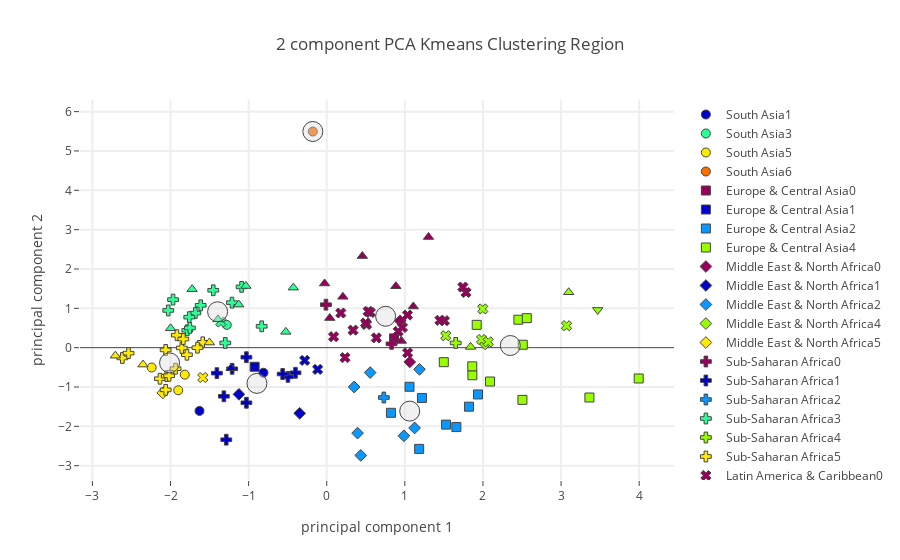

Here is the notebook cell this chart was saved with:
### Code cell
plot_plotly(protein_group_merged_stunting_ow_master_df,"Region",region_centers_health,7,"Health + Foods",'')

### Figure 1 — Plotly figure (JSON) as saved in the notebook; plotly's stock layout.template omitted (floating-point values rounded to 4 significant figures)
{"data": [{"marker": {"color": "rgb(150,0,90)", "line": {"width": 1}, "size": 9, "symbol": 0}, "mode": "markers", "name": "South Asia0", "text": [], "type": "scatter", "uid": "94b007f3-b7f9-4085-8ddd-cac2cb3bc46c", "x": [], "y": []}, {"marker": {"color": "rgb(0,0,200)", "line": {"width": 1}, "size": 9, "symbol": 0}, "mode": "markers", "name": "South Asia1", "text": ["Afghanistan", "Pakistan"], "type": "scatter", "uid": "951d576d-afe1-4bb4-a922-05b72e4582da", "x": [-1.629, -0.81], "y": [-1.608, -0.637]}, {"marker": {"color": "rgb(10,152,255)", "line": {"width": 1}, "size": 9, "symbol": 0}, "mode": "markers", "name": "South Asia2", "text": [], "type": "scatter", "uid": "029c8d26-f0ca-439c-9f9f-fc352287e2bb", "x": [], "y": []}, {"marker": {"color": "rgb(44,255,150)", "line": {"width": 1}, "size": 9, "symbol": 0}, "mode": "markers", "name": "South Asia3", "text": ["Sri Lanka"], "type": "scatter", "uid": "c75740a6-7c1a-448e-9f5e-941d55dcf0a9", "x": [-1.28], "y": [0.5799]}, {"marker": {"color": "rgb(151,255,0)", "line": {"width": 1}, "size": 9, "symbol": 0}, "mode": "markers", "name": "South Asia4", "text": [], "type": "scatter", "uid": "a4c5df56-5d57-4343-b15e-a5253d0ce6a6", "x": [], "y": []}, {"marker": {"color": "rgb(255,234,0)", "line": {"width": 1}, "size": 9, "symbol": 0}, "mode": "markers", "name": "South Asia5", "text": ["Bangladesh", "India", "Nepal"], "type": "scatter", "uid": "c69efa21-b936-43dc-896a-2ef87bc8f078", "x": [-2.241, -1.817, -1.901], "y": [-0.5048, -0.6863, -1.083]}, {"marker": {"color": "rgb(255,111,0)", "line": {"width": 1}, "size": 9, "symbol": 0}, "mode": "markers", "name": "South Asia6", "text": ["Maldives"], "type": "scatter", "uid": "714e0e13-096e-48b9-a449-e562e0622ad1", "x": [-0.1782], "y": [5.495]}, {"marker": {"color": "rgb(150,0,90)", "line": {"width": 1}, "size": 9, "symbol": 1}, "mode": "markers", "name": "Europe & Central Asia0", "text": ["Republic of Moldova"], "type": "scatter", "uid": "6922d255-b296-4a28-8dec-3a5c8a47eaf0", "x": [0.8618], "y": [0.2355]}, {"marker": {"color": "rgb(0,0,200)", "line": {"width": 1}, "size": 9, "symbol": 1}, "mode": "markers", "name": "Europe & Central Asia1", "text": ["Tajikistan"], "type": "scatter", "uid": "73c57f7c-31af-4839-ac8d-9cb16ddddb7e", "x": [-0.9231], "y": [-0.4854]}, {"marker": {"color": "rgb(10,152,255)", "line": {"width": 1}, "size": 9, "symbol": 1}, "mode": "markers", "name": "Europe & Central Asia2", "text": ["Azerbaijan", "Bosnia and Herzegovina", "Georgia", "Kyrgyzstan", "Romania", "Turkey", "Turkmenistan", "Uzbekistan"], "type": "scatter", "uid": "1b5fee3e-2208-450d-9443-5d432681d395", "x": [1.183, 1.821, 1.66, 1.06, 1.937, 1.528, 1.219, 0.8219], "y": [-2.573, -1.5, -2.018, -0.9944, -1.189, -1.956, -1.279, -1.656]}, {"marker": {"color": "rgb(44,255,150)", "line": {"width": 1}, "size": 9, "symbol": 1}, "mode": "markers", "name": "Europe & Central Asia3", "text": [], "type": "scatter", "uid": "6f3b3409-a6be-4ea5-a564-428c11958019", "x": [], "y": []}, {"marker": {"color": "rgb(151,255,0)", "line": {"width": 1}, "size": 9, "symbol": 1}, "mode": "markers", "name": "Europe & Central Asia4", "text": ["Albania", "Armenia", "Belarus", "Bulgaria", "Czechia", "Germany", "Kazakhstan", "Montenegro", "Serbia", "Republic of North Macedonia", "Ukraine"], "type": "scatter", "uid": "c47a8b0c-ea4e-46b1-ba3d-c6b803b7e438", "x": [3.363, 2.091, 2.454, 1.865, 1.92, 2.561, 2.51, 3.994, 1.863, 1.499, 2.505], "y": [-1.267, -0.8608, 0.7105, -0.7013, 0.5804, 0.7503, 0.07444, -0.783, -0.4745, -0.3689, -1.327]}, {"marker": {"color": "rgb(255,234,0)", "line": {"width": 1}, "size": 9, "symbol": 1}, "mode": "markers", "name": "Europe & Central Asia5", "text": [], "type": "scatter", "uid": "6cc8ae55-1b7d-484b-b744-f48b91e224ae", "x": [], "y": []}, {"marker": {"color": "rgb(255,111,0)", "line": {"width": 1}, "size": 9, "symbol": 1}, "mode": "markers", "name": "Europe & Central Asia6", "text": [], "type": "scatter", "uid": "6a980ab3-9c55-41e3-9a77-f09ca5c6072b", "x": [], "y": []}, {"marker": {"color": "rgb(150,0,90)", "line": {"width": 1}, "size": 9, "symbol": 2}, "mode": "markers", "name": "Middle East & North Africa0", "text": ["Oman", "Saudi Arabia"], "type": "scatter", "uid": "2d736ba7-8f4c-4739-8a1f-84cc6e68be53", "x": [0.9397, 1.063], "y": [0.6818, -0.3642]}, {"marker": {"color": "rgb(0,0,200)", "line": {"width": 1}, "size": 9, "symbol": 2}, "mode": "markers", "name": "Middle East & North Africa1", "text": ["Djibouti", "Iraq"], "type": "scatter", "uid": "629baced-ed60-440d-bbd3-d66a13d177ad", "x": [-1.124, -0.3461], "y": [-1.186, -1.669]}, {"marker": {"color": "rgb(10,152,255)", "line": {"width": 1}, "size": 9, "symbol": 2}, "mode": "markers", "name": "Middle East & North Africa2", "text": ["Algeria", "Egypt", "Iran (Islamic Republic of)", "Jordan", "Lebanon", "Morocco", "Tunisia"], "type": "scatter", "uid": "31940ce7-33bd-406c-806e-fe1f891eab8b", "x": [0.988, 0.4355, 0.3506, 0.5563, 1.187, 0.395, 1.125], "y": [-2.24, -2.738, -0.9991, -0.633, -0.5512, -2.172, -2.041]}, {"marker": {"color": "rgb(44,255,150)", "line": {"width": 1}, "size": 9, "symbol": 2}, "mode": "markers", "name": "Middle East & North Africa3", "text": [], "type": "scatter", "uid": "2e0d95d3-94c3-406c-8f14-e3aca3b46ec2", "x": [], "y": []}, {"marker": {"color": "rgb(151,255,0)", "line": {"width": 1}, "size": 9, "symbol": 2}, "mode": "markers", "name": "Middle East & North Africa4", "text": ["Kuwait"], "type": "scatter", "uid": "1bee54e3-9aaf-4279-8d3a-e5933d898674", "x": [2.029], "y": [0.09389]}, {"marker": {"color": "rgb(255,234,0)", "line": {"width": 1}, "size": 9, "symbol": 2}, "mode": "markers", "name": "Middle East & North Africa5", "text": ["Yemen"], "type": "scatter", "uid": "5a907dfb-7639-47f7-87d8-2d423d011ba7", "x": [-2.099], "y": [-1.149]}, {"marker": {"color": "rgb(255,111,0)", "line": {"width": 1}, "size": 9, "symbol": 2}, "mode": "markers", "name": "Middle East & North Africa6", "text": [], "type": "scatter", "uid": "57eeeeb7-cd1b-42fe-a673-9d5fba0cec60", "x": [], "y": []}, {"marker": {"color": "rgb(150,0,90)", "line": {"width": 1}, "size": 9, "symbol": 3}, "mode": "markers", "name": "Sub-Saharan Africa0", "text": ["Gabon", "Mauritius"], "type": "scatter", "uid": "1bc16209-b173-46b1-b08a-f4315c801d06", "x": [-0.00999, 0.8297], "y": [1.093, 0.09742]}, {"marker": {"color": "rgb(0,0,200)", "line": {"width": 1}, "size": 9, "symbol": 3}, "mode": "markers", "name": "Sub-Saharan Africa1", "text": ["Botswana", "Burkina Faso", "Gambia", "Kenya", "Lesotho", "Mali", "Mauritania", "Eswatini", "Zimbabwe"], "type": "scatter", "uid": "e40fe62c-0218-4051-9055-c6128decadb8", "x": [-0.3999, -1.317, -1.406, -1.028, -1.286, -1.028, -0.4965, -0.5644, -1.211], "y": [-0.6384, -1.236, -0.6479, -0.2425, -2.34, -1.401, -0.7427, -0.67, -0.5367]}, {"marker": {"color": "rgb(10,152,255)", "line": {"width": 1}, "size": 9, "symbol": 3}, "mode": "markers", "name": "Sub-Saharan Africa2", "text": ["South Africa"], "type": "scatter", "uid": "9a67a8a8-a0b5-4f1e-99d4-616c2410bad2", "x": [0.7311], "y": [-1.267]}, {"marker": {"color": "rgb(44,255,150)", "line": {"width": 1}, "size": 9, "symbol": 3}, "mode": "markers", "name": "Sub-Saharan Africa3", "text": ["Angola", "Benin", "Central African Republic", "Congo", "Côte d'Ivoire", "Ghana", "Namibia", "Rwanda", "Sao Tome and Principe", "Senegal", "Sierra Leone", "Uganda"], "type": "scatter", "uid": "2f7216bc-fb71-40f2-9e71-d130c596bd4a", "x": [-1.682, -1.785, -1.967, -1.09, -1.76, -1.453, -0.8327, -2.029, -1.213, -1.299, -1.752, -1.613], "y": [0.8798, 0.4422, 1.222, 1.545, 0.7755, 1.459, 0.5429, 0.9464, 1.144, 0.1201, 0.5024, 1.077]}, {"marker": {"color": "rgb(151,255,0)", "line": {"width": 1}, "size": 9, "symbol": 3}, "mode": "markers", "name": "Sub-Saharan Africa4", "text": ["Sudan"], "type": "scatter", "uid": "5c23fa50-689b-4232-8ba0-d643395570bb", "x": [1.651], "y": [0.1204]}, {"marker": {"color": "rgb(255,234,0)", "line": {"width": 1}, "size": 9, "symbol": 3}, "mode": "markers", "name": "Sub-Saharan Africa5", "text": ["Cameroon", "Chad", "Ethiopia", "Guinea", "Guinea-Bissau", "Liberia", "Madagascar", "Malawi", "Mozambique", "Niger", "Nigeria", "Togo", "United Republic of Tanzania", "Zambia"], "type": "scatter", "uid": "db2b3bbd-4612-4d3a-b655-6e8c1dab9292", "x": [-1.587, -2.135, -2.062, -1.79, -1.655, -1.918, -2.616, -2.048, -2.062, -2.018, -2.538, -1.856, -1.836, -1.935], "y": [0.1363, -0.7897, -1.072, -0.1801, -0.0003974, 0.3176, -0.2618, -0.724, -0.05744, -0.7139, -0.1392, -0.006796, 0.2185, -0.5347]}, {"marker": {"color": "rgb(255,111,0)", "line": {"width": 1}, "size": 9, "symbol": 3}, "mode": "markers", "name": "Sub-Saharan Africa6", "text": [], "type": "scatter", "uid": "2b9a3ef3-202c-4a88-bfc4-6c7b70e3438a", "x": [], "y": []}, {"marker": {"color": "rgb(150,0,90)", "line": {"width": 1}, "size": 9, "symbol": 4}, "mode": "markers", "name": "Latin America & Caribbean0", "text": ["Barbados", "Belize", "Bolivia (Plurinational State of)", "Colombia", "Costa Rica", "Dominican Republic", "Ecuador", "El Salvador", "Guyana", "Jamaica", "Mexico", "Panama", "Peru", "Saint Lucia", "Suriname", "Trinidad and Tobago", "Venezuela (Bolivarian Republic of)"], "type": "scatter", "uid": "edb5d273-6ec6-4205-9f06-329d438b2ae8", "x": [1.783, 0.3369, 0.6352, 0.5584, 1.507, 0.5301, 0.5094, 0.2343, 0.4978, 1.034, 1.035, 0.9149, 0.08766, 1.743, 0.1804, 1.449, 0.9693], "y": [1.404, 0.4458, 0.2486, 0.8943, 0.685, 0.9246, 0.5888, -0.2521, 0.6285, 0.8288, -0.1313, 0.4126, 0.2794, 1.541, 0.8808, 0.6957, 0.5141]}, {"marker": {"color": "rgb(0,0,200)", "line": {"width": 1}, "size": 9, "symbol": 4}, "mode": "markers", "name": "Latin America & Caribbean1", "text": ["Honduras", "Nicaragua"], "type": "scatter", "uid": "697616ad-7b95-4dde-ab5b-30278d5d8e7a", "x": [-0.2824, -0.1164], "y": [-0.3243, -0.5526]}, {"marker": {"color": "rgb(10,152,255)", "line": {"width": 1}, "size": 9, "symbol": 4}, "mode": "markers", "name": "Latin America & Caribbean2", "text": [], "type": "scatter", "uid": "30ddab75-614c-45b4-9b12-85d069ae6e22", "x": [], "y": []}, {"marker": {"color": "rgb(44,255,150)", "line": {"width": 1}, "size": 9, "symbol": 4}, "mode": "markers", "name": "Latin America & Caribbean3", "text": ["Haiti"], "type": "scatter", "uid": "d2af876f-b849-4138-9ea1-7e1ac4bbc1e6", "x": [-1.355], "y": [0.6523]}, {"marker": {"color": "rgb(151,255,0)", "line": {"width": 1}, "size": 9, "symbol": 4}, "mode": "markers", "name": "Latin America & Caribbean4", "text": ["Argentina", "Brazil", "Chile", "Paraguay", "Uruguay"], "type": "scatter", "uid": "d2dae3d5-de76-4e7e-a2e3-17a7c2d4f4a6", "x": [3.07, 1.997, 1.982, 1.524, 2.067], "y": [0.5579, 0.9849, 0.2082, 0.3043, 0.1477]}, {"marker": {"color": "rgb(255,234,0)", "line": {"width": 1}, "size": 9, "symbol": 4}, "mode": "markers", "name": "Latin America & Caribbean5", "text": ["Guatemala"], "type": "scatter", "uid": "93394f45-7630-435c-a05e-5b6750785e37", "x": [-1.587], "y": [-0.7588]}, {"marker": {"color": "rgb(255,111,0)", "line": {"width": 1}, "size": 9, "symbol": 4}, "mode": "markers", "name": "Latin America & Caribbean6", "text": [], "type": "scatter", "uid": "76d36760-58a1-4475-9a53-8068779a45a9", "x": [], "y": []}, {"marker": {"color": "rgb(150,0,90)", "line": {"width": 1}, "size": 9, "symbol": 5}, "mode": "markers", "name": "East Asia & Pacific0", "text": ["Brunei Darussalam", "China", "Fiji", "Japan", "Malaysia", "Republic of Korea", "Samoa", "Thailand"], "type": "scatter", "uid": "ba796439-2f20-45e8-9f3b-39e8f1f3f05e", "x": [1.109, 0.9558, 0.2066, 0.4562, -0.02738, 0.8848, 1.303, 0.03895], "y": [1.046, 0.172, 1.293, 2.329, 1.632, 1.561, 2.813, 0.7529]}, {"marker": {"color": "rgb(0,0,200)", "line": {"width": 1}, "size": 9, "symbol": 5}, "mode": "markers", "name": "East Asia & Pacific1", "text": ["Indonesia"], "type": "scatter", "uid": "5544cb46-19e9-4f15-85eb-2bd1be132e77", "x": [-1.224], "y": [-0.5226]}, {"marker": {"color": "rgb(10,152,255)", "line": {"width": 1}, "size": 9, "symbol": 5}, "mode": "markers", "name": "East Asia & Pacific2", "text": [], "type": "scatter", "uid": "0f72d669-c48b-4767-a5d0-86dc7f870929", "x": [], "y": []}, {"marker": {"color": "rgb(44,255,150)", "line": {"width": 1}, "size": 9, "symbol": 5}, "mode": "markers", "name": "East Asia & Pacific3", "text": ["Cambodia", "Kiribati", "Myanmar", "Philippines", "Solomon Islands", "Vanuatu", "Viet Nam"], "type": "scatter", "uid": "64fdfa0f-d400-4746-824f-b177464ff38a", "x": [-1.999, -0.4276, -1.127, -1.392, -1.724, -1.035, -0.5235], "y": [0.4925, 1.526, 1.096, 0.719, 1.486, 1.568, 0.4022]}, {"marker": {"color": "rgb(151,255,0)", "line": {"width": 1}, "size": 9, "symbol": 5}, "mode": "markers", "name": "East Asia & Pacific4", "text": ["Australia", "Mongolia"], "type": "scatter", "uid": "77536cd3-6b1b-427b-8571-07abbec90925", "x": [3.098, 1.842], "y": [1.409, 0.01944]}, {"marker": {"color": "rgb(255,234,0)", "line": {"width": 1}, "size": 9, "symbol": 5}, "mode": "markers", "name": "East Asia & Pacific5", "text": ["Democratic People's Republic of Korea", "Lao People's Democratic Republic", "Timor-Leste"], "type": "scatter", "uid": "19e33351-7951-4fb9-bb93-aac1836f214b", "x": [-1.502, -2.352, -2.706], "y": [0.1303, -0.4297, -0.2039]}, {"marker": {"color": "rgb(255,111,0)", "line": {"width": 1}, "size": 9, "symbol": 5}, "mode": "markers", "name": "East Asia & Pacific6", "text": [], "type": "scatter", "uid": "5e70568f-5798-414a-92f4-cf495a2460cf", "x": [], "y": []}, {"marker": {"color": "rgb(150,0,90)", "line": {"width": 1}, "size": 9, "symbol": 6}, "mode": "markers", "name": "North America0", "text": [], "type": "scatter", "uid": "2bee8874-b992-4b28-b135-5da2235db94d", "x": [], "y": []}, {"marker": {"color": "rgb(0,0,200)", "line": {"width": 1}, "size": 9, "symbol": 6}, "mode": "markers", "name": "North America1", "text": [], "type": "scatter", "uid": "1a24fbba-f037-41ed-b974-26377576ab3e", "x": [], "y": []}, {"marker": {"color": "rgb(10,152,255)", "line": {"width": 1}, "size": 9, "symbol": 6}, "mode": "markers", "name": "North America2", "text": [], "type": "scatter", "uid": "a383e5ec-a435-44d9-9470-730369cda315", "x": [], "y": []}, {"marker": {"color": "rgb(44,255,150)", "line": {"width": 1}, "size": 9, "symbol": 6}, "mode": "markers", "name": "North America3", "text": [], "type": "scatter", "uid": "7788b5cc-8ae7-4d3b-9630-7d0de95a8fd2", "x": [], "y": []}, {"marker": {"color": "rgb(151,255,0)", "line": {"width": 1}, "size": 9, "symbol": 6}, "mode": "markers", "name": "North America4", "text": ["United States of America"], "type": "scatter", "uid": "b109ad9b-8bd0-49dc-890f-6e096e2b5f50", "x": [3.469], "y": [0.9598]}, {"marker": {"color": "rgb(255,234,0)", "line": {"width": 1}, "size": 9, "symbol": 6}, "mode": "markers", "name": "North America5", "text": [], "type": "scatter", "uid": "d0c15845-a065-4430-804c-eb20090783a7", "x": [], "y": []}, {"marker": {"color": "rgb(255,111,0)", "line": {"width": 1}, "size": 9, "symbol": 6}, "mode": "markers", "name": "North America6", "text": [], "type": "scatter", "uid": "ea908ad7-84b9-4c77-96f7-65f6cb12f399", "x": [], "y": []}, {"marker": {"color": "rgba(220, 220, 220, .4)", "line": {"width": 1}, "size": 20}, "mode": "markers", "name": "Center", "type": "scatter", "uid": "c93c93c6-201e-4b3c-9193-8036ffe05669", "x": [0.7539, -0.8937, 1.062, -1.397, 2.35, -2.012, -0.1782], "y": [0.7977, -0.9083, -1.613, 0.9133, 0.05418, -0.3861, 5.495]}], "layout": {"hovermode": "closest", "showlegend": true, "title": {"text": "2 component PCA Kmeans Clustering Region"}, "xaxis": {"gridwidth": 2, "ticklen": 5, "title": {"text": "principal component 1"}, "zeroline": false}, "yaxis": {"gridwidth": 2, "ticklen": 5, "title": {"text": "principal component 2"}}}}
